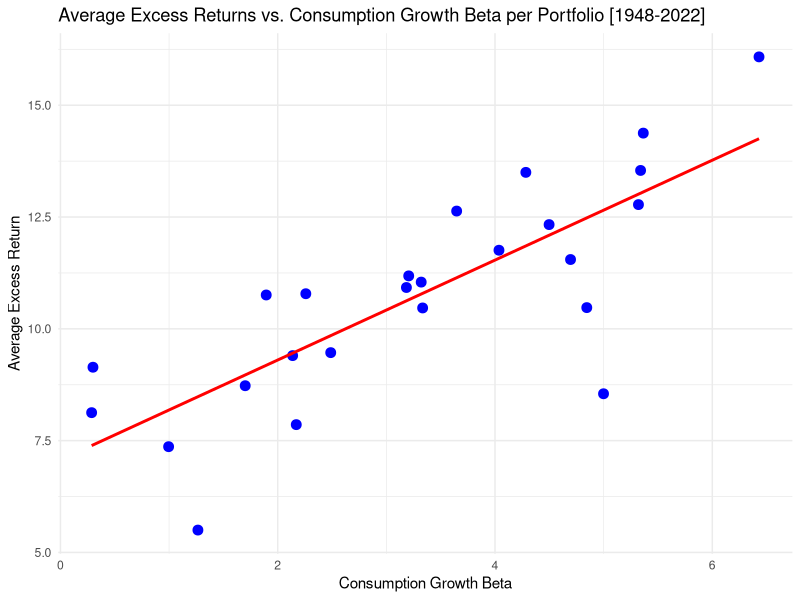
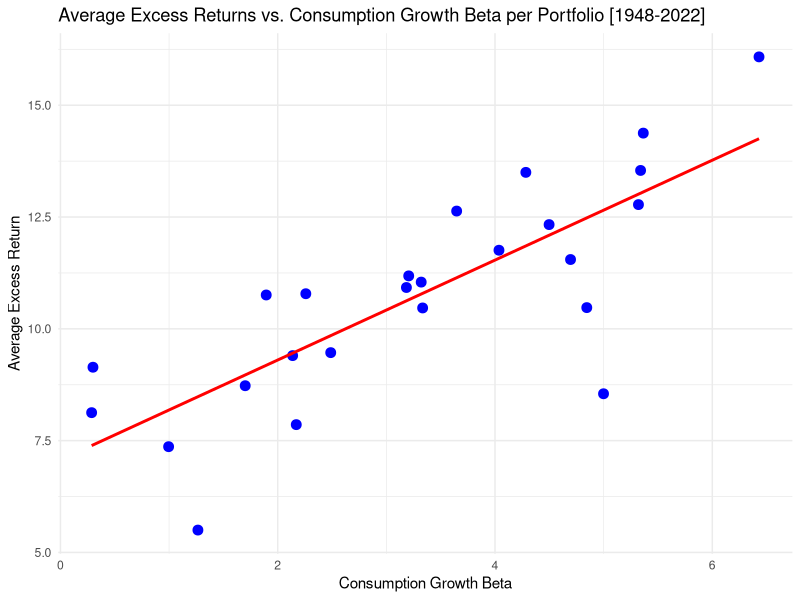

These charts were generated, in order, by the following R code:
# Install and load necessary packages
if (!requireNamespace("readr", quietly = TRUE)) {
  install.packages("readr")
}
if (!requireNamespace("dplyr", quietly = TRUE)) {
  install.packages("dplyr")
}
if (!requireNamespace("tidyverse", quietly = TRUE)) {
  install.packages("tidyverse")
}
if (!requireNamespace("ggplot2", quietly = TRUE)) {
  install.packages("ggplot2")
}

library(readr)
library(dplyr)
library(tidyverse)
library(ggplot2)

# Load data
q4_consumption <- read_csv('consumption_growth2.csv')
portfolio_returns <- read_csv('25_Portfolios_5x5.CSV', col_types = cols())
fama_french_factors <- read_csv('F-F-Annual.csv')

# Filter data by relevant years
relevant_years <- c(1948:2022)

q4_consumption <- q4_consumption %>%
  filter(YEAR %in% relevant_years)

portfolio_returns <- portfolio_returns %>%
  filter(YEAR %in% relevant_years)

fama_french_factors <- fama_french_factors %>%
  filter(YEAR %in% relevant_years)

# Calculate Excess Returns for each year
excess_returns_list <- list()

for (year in relevant_years) {
  rf <- fama_french_factors %>%
    filter(YEAR == year) %>%
    pull(RF)
  
  portfolio_returns_year <- portfolio_returns %>%
    filter(YEAR == year)
  
  excess_returns_year <- portfolio_returns_year %>%
    mutate(across(-YEAR, ~ . - rf))  # Subtract rf from all columns except YEAR
  
  excess_returns_list[[as.character(year)]] <- excess_returns_year
}

excess_returns <- bind_rows(excess_returns_list)

# Align the data
aligned_q4_consumption <- q4_consumption %>%
  arrange(YEAR)

aligned_excess_returns <- excess_returns %>%
  arrange(YEAR)

combined_data <- cbind(aligned_excess_returns, c_growth = aligned_q4_consumption$c_growth)

portfolio_excess_returns <- combined_data %>% select(-YEAR, -c_growth)

betas <- list()

for(portfolio in colnames(portfolio_excess_returns)) {
  formula <- as.formula(paste("`", portfolio, "`", "~ c_growth", sep = ""))
  model <- lm(formula, data = combined_data)
  beta <- coef(model)["c_growth"]
  betas[[portfolio]] <- beta
}

betas_df <- data.frame(Portfolio = names(betas), Consumption_Beta = unlist(betas))

average_excess_returns <- portfolio_excess_returns %>% 
  summarise(across(everything(), mean))

average_excess_returns_df <- pivot_longer(average_excess_returns, 
                                          cols = everything(), 
                                          names_to = "Portfolio", 
                                          values_to = "Average_Excess_Return")
print(average_excess_returns_df)
betas_and_returns <- betas_df %>%
  left_join(average_excess_returns_df, by = "Portfolio")
print(betas_and_returns)
# Create a scatter plot
scatter_plot <- ggplot(betas_and_returns, aes(x = Consumption_Beta, y = Average_Excess_Return)) +
  geom_point(color = "blue", size = 3) +  # Points for the relationship
  geom_smooth(method = "lm", color = "red", se = FALSE) +  # Regression line
  labs(title = "Average Excess Returns vs. Consumption Growth Beta per Portfolio [1948-2022]",
       x = "Consumption Growth Beta",
       y = "Average Excess Return") +
  theme_minimal()

print(scatter_plot)

# Save the plot to a file (optional)
ggsave("average_excess_returns_vs_consumption_growth_beta_scatter_plot.png", scatter_plot)

